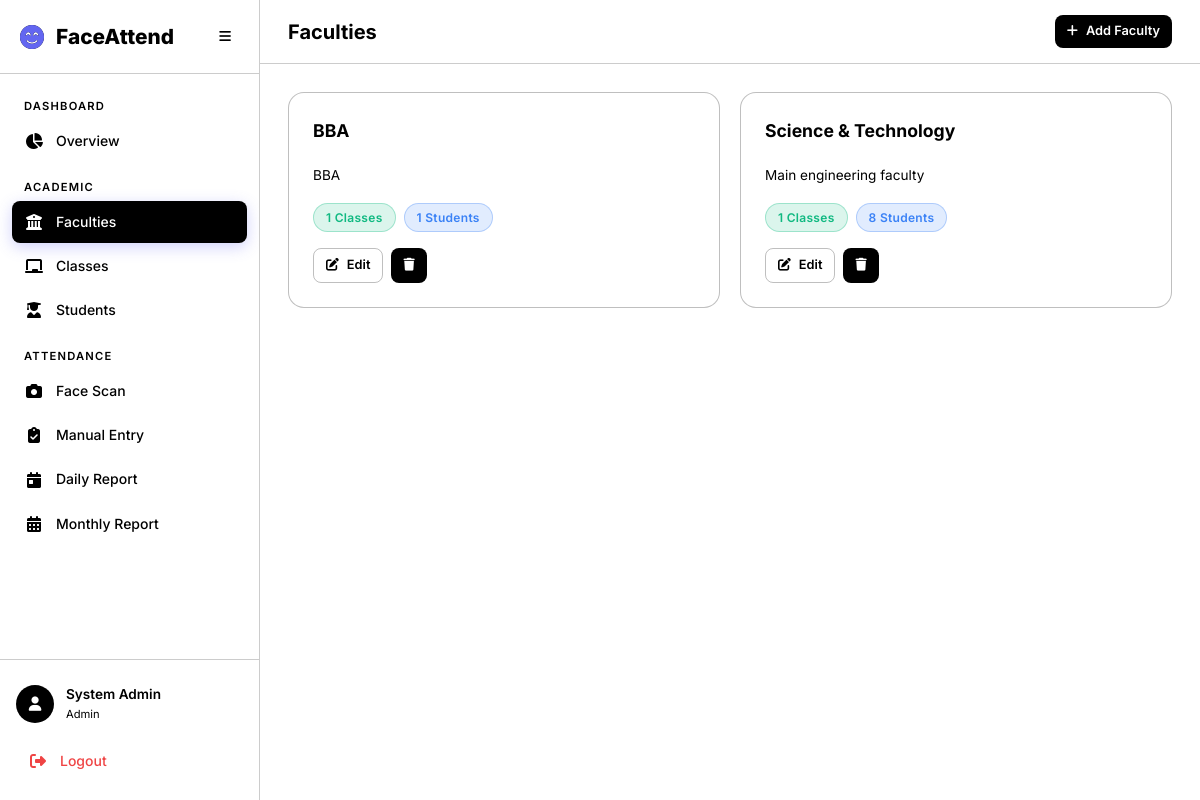
Screenshot of /academics/faculties/ with the database file from the repository.
### accounts/models.py (models this page shows, shortened)
class User(AbstractUser):
    class Role(models.TextChoices):
        ADMIN = 'admin', 'Admin'
        TEACHER = 'teacher', 'Teacher'
        STUDENT = 'student', 'Student'
    role = models.CharField(
        max_length=10,
        choices=Role.choices,
        default=Role.STUDENT,
    )
    phone = models.CharField(max_length=20, blank=True)
    profile_image = models.ImageField(upload_to='profiles/', blank=True, null=True)

### academics/models.py (models this page shows, shortened)
class Faculty(models.Model):
    name = models.CharField(max_length=200, unique=True)
    description = models.TextField(blank=True)
    created_at = models.DateTimeField(auto_now_add=True)
    updated_at = models.DateTimeField(auto_now=True)
    class Meta:
        verbose_name_plural = 'Faculties'
        ordering = ['name']

### academics/views.py (the view)
# urls.py: path('faculties/', views.faculty_list, name='faculty_list'),
@login_required
@admin_required
def faculty_list(request):
    faculties = Faculty.objects.annotate(
        class_count=Count('classes', distinct=True),
        student_count=Count('students', distinct=True),
    )
    return render(request, 'academics/faculty_list.html', {'faculties': faculties})

### templates/academics/faculty_list.html (shortened to what this page needs)
{% extends 'base.html' %}
{% block page_title %}Faculties{% endblock %}
{% block top_actions %}
<a href="{% url 'academics:faculty_create' %}" class="btn btn-primary btn-sm">
    <i class="fas fa-plus"></i> Add Faculty
</a>
{% endblock %}
{% block content %}
<div class="grid-3 animate-fade-in">
    {% for f in faculties %}
    <div class="card">
        <div class="card-header">
            <h3 class="card-title">{{ f.name }}</h3>
        </div>
        <p class="text-muted mb-2" style="font-size: 0.85rem;">{{ f.description|default:"No description" }}</p>
        <div class="d-flex gap-1 mb-2">
            <span class="badge badge-present">{{ f.class_count }} Classes</span>
            <span class="badge badge-informed">{{ f.student_count }} Students</span>
        </div>
        <div class="d-flex gap-1">
            <a href="{% url 'academics:faculty_edit' f.pk %}" class="btn btn-sm btn-outline"><i class="fas fa-edit"></i>
                Edit</a>
            <a href="{% url 'academics:faculty_delete' f.pk %}" class="btn btn-sm btn-danger"><i
                    class="fas fa-trash"></i></a>
        </div>
    </div>
    {% empty %}
    <div class="empty-state" style="grid-column: 1/-1;">
        <i class="fas fa-building-columns"></i>
        <p>No faculties created yet.</p>
        <a href="{% url 'academics:faculty_create' %}" class="btn btn-primary">Create Faculty</a>
    </div>
    {% endfor %}
</div>
{% endblock %}

### templates/base.html (shortened to what this page needs)
<!DOCTYPE html>
<html lang="en" data-theme="dark">
<head>
    <link rel="stylesheet" href="https://cdnjs.cloudflare.com/ajax/libs/font-awesome/6.5.1/css/all.min.css">
    {% load static %}
    <link rel="stylesheet" href="{% static 'css/style.css' %}">
</head>
<body>
    {% if user.is_authenticated %}
    <div class="app-layout">
        <aside class="sidebar" id="sidebar">
            <div class="sidebar-header">
                <div class="logo">
                    <i class="fas fa-face-smile-beam"></i>
                    <span>FaceAttend</span>
                </div>
                <button class="sidebar-toggle" id="sidebarToggle">
                    <i class="fas fa-bars"></i>
                </button>
            </div>
            <nav class="sidebar-nav">
                {% if user.role == 'admin' %}
                <div class="nav-section">
                    <span class="nav-section-title">Dashboard</span>
                    <a href="{% url 'academics:admin_dashboard' %}" class="nav-link {% if request.resolver_match.url_name == 'admin_dashboard' %}active{% endif %}">
                        <i class="fas fa-chart-pie"></i><span>Overview</span>
                    </a>
                </div>
                <div class="nav-section">
                    <span class="nav-section-title">Academic</span>
                    <a href="{% url 'academics:faculty_list' %}" class="nav-link {% if 'faculty' in request.resolver_match.url_name %}active{% endif %}">
                        <i class="fas fa-building-columns"></i><span>Faculties</span>
                    </a>
                    <a href="{% url 'academics:class_list' %}" class="nav-link {% if 'class' in request.resolver_match.url_name %}active{% endif %}">
                        <i class="fas fa-chalkboard"></i><span>Classes</span>
                    </a>
                    <a href="{% url 'academics:student_list' %}" class="nav-link {% if 'student' in request.resolver_match.url_name %}active{% endif %}">
                        <i class="fas fa-user-graduate"></i><span>Students</span>
                    </a>
                </div>
                <div class="nav-section">
                    <span class="nav-section-title">Attendance</span>
                    <a href="{% url 'attendance:camera' %}" class="nav-link {% if request.resolver_match.url_name == 'camera' %}active{% endif %}">
                        <i class="fas fa-camera"></i><span>Face Scan</span>
                    </a>
                    <a href="{% url 'attendance:manual' %}" class="nav-link {% if request.resolver_match.url_name == 'manual' %}active{% endif %}">
                        <i class="fas fa-clipboard-check"></i><span>Manual Entry</span>
                    </a>
                    <a href="{% url 'attendance:daily_report' %}" class="nav-link {% if request.resolver_match.url_name == 'daily_report' %}active{% endif %}">
                        <i class="fas fa-calendar-day"></i><span>Daily Report</span>
                    </a>
                    <a href="{% url 'attendance:monthly_report' %}" class="nav-link {% if request.resolver_match.url_name == 'monthly_report' %}active{% endif %}">
                        <i class="fas fa-calendar-alt"></i><span>Monthly Report</span>
                    </a>
                </div>
                {% endif %}
            </nav>
            <div class="sidebar-footer">
                <div class="user-card">
                    <div class="user-avatar">
                        <i class="fas fa-user"></i>
                    </div>
                    <div class="user-info">
                        <span class="user-name">{{ user.get_full_name|default:user.username }}</span>
                        <span class="user-role">{{ user.get_role_display }}</span>
                    </div>
                </div>
                <a href="{% url 'accounts:logout' %}" class="nav-link logout-link">
                    <i class="fas fa-sign-out-alt"></i><span>Logout</span>
                </a>
            </div>
        </aside>
        <main class="main-content">
            <header class="top-bar">
                <h1 class="page-title">{% block page_title %}Dashboard{% endblock %}</h1>
                <div class="top-bar-actions">
                    {% block top_actions %}{% endblock %}
                </div>
            </header>
            <div class="content-area">
                {% block content %}{% endblock %}
            </div>
        </main>
    </div>
    {% else %}
    <div class="auth-layout">
        {% block auth_content %}{% endblock %}
    </div>
    {% endif %}
</body>
</html>

### rows the page displays
User: get_full_name "System Admin", role "Admin"
Faculty: name "BBA", description "BBA", class_count "1", student_count "1"
Faculty: name "Science & Technology", description "Main engineering faculty", class_count "1", student_count "8"
